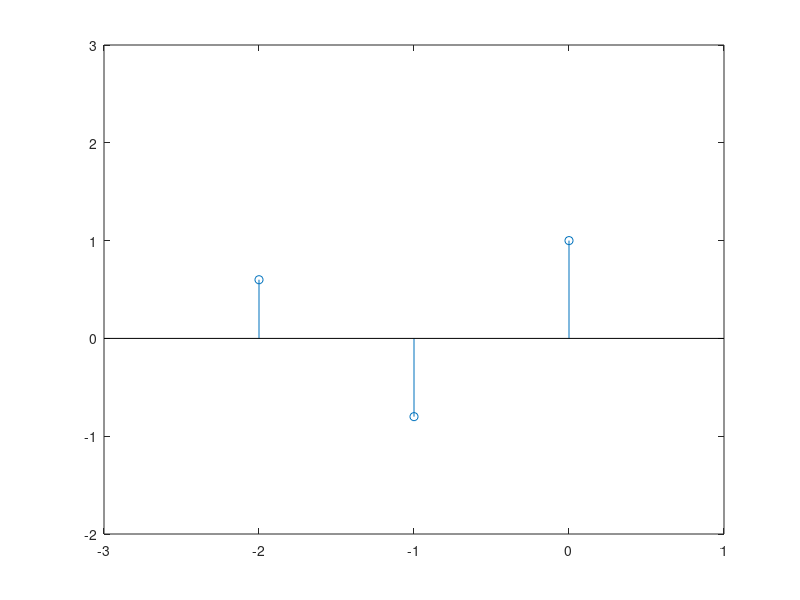
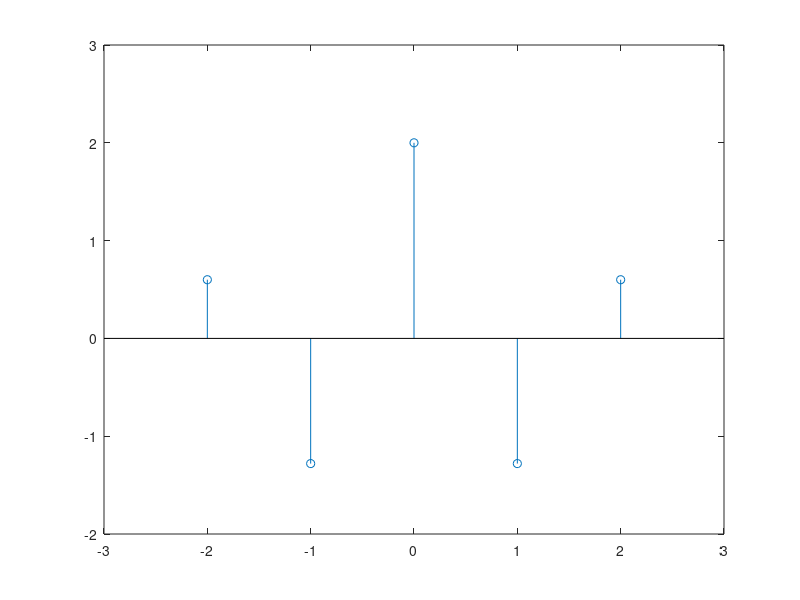
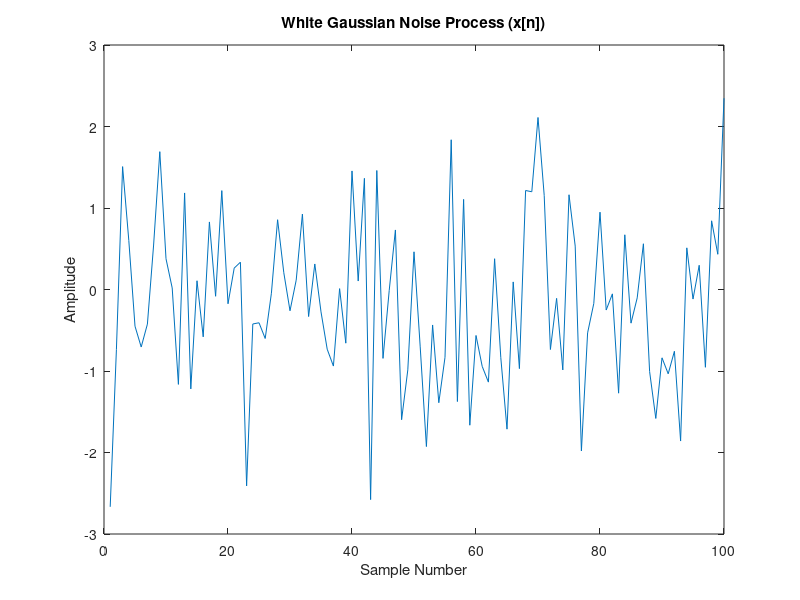
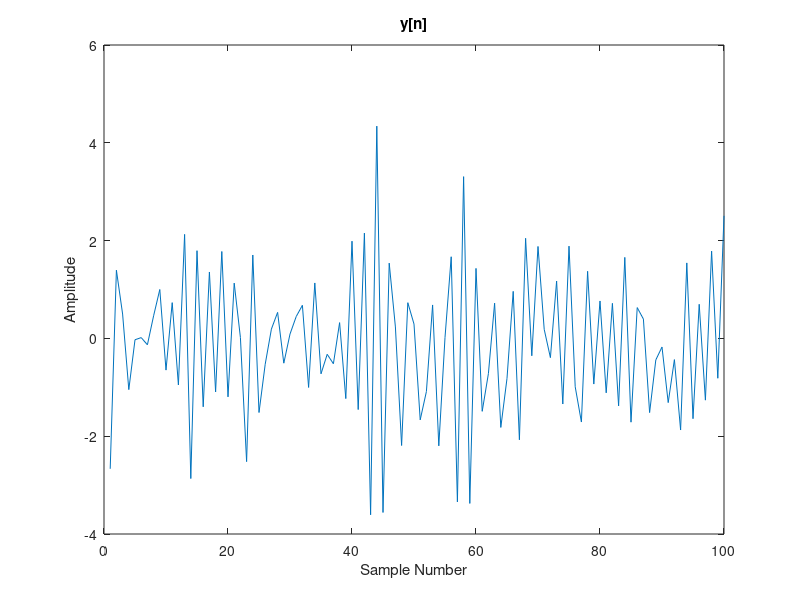

Write the MATLAB code that produced these figures, in order. (Note: this script raises an error after producing the figures.)
clc; close all; clear
mkdir results
addpath ../common/

rng(1)

sigma2 = 1;

h = [1 -.8 .6];

Rxx_idx = 0;
Rxx = sigma2;

Rxy = conv(conj(fliplr(h)), Rxx);
Ryy = conv(h, Rxy);

figure
Rxy_idx = (1-length(h)):0;
stem(Rxy_idx, Rxy)
xlim([-length(h), 1])
ylim([-2, 3])
exportgraphics(gcf, 'results/Rxy.pdf', 'Append', false);

figure
Ryy_idx = (1-length(h)):(length(h)-1);
stem(Ryy_idx, Ryy)
xlim([-length(h), length(h)])
ylim([-2, 3])
exportgraphics(gcf, 'results/Ryy.pdf', 'Append', false);



%%



% Number of samples (length of the process)
for N = [100, 10000]

% Process parameters
mean_value = 0;      % Mean
variance_value = 1;  % Variance

% Generate white Gaussian noise process
white_noise_process = sqrt(variance_value) * randn(N, 1) + mean_value;

% Plot the generated process
figure;
plot(white_noise_process);
title('White Gaussian Noise Process (x[n])');
xlabel('Sample Number');
ylabel('Amplitude');
exportgraphics(gcf, sprintf('results/white-noise-N%i.pdf', N), 'Append', false);

% Convolution to obtain y[n]
x = white_noise_process;
y = conv(x, h, "full");
y = y(1:length(x));

figure
plot(y);
xlabel('Sample Number');
ylabel('Amplitude');
title('y[n]');
exportgraphics(gcf, sprintf('results/yn-N%i.pdf', N), 'Append', false);



% Display the distribution of the process as a histogram
figure;
histogram(white_noise_process, 50);
title('Histogram of White Gaussian Noise Process');
xlabel('Value');
ylabel('Frequency');
exportgraphics(gcf, sprintf('results/white-noise-hist-N%i.pdf', N), 'Append', false);



% Autocorrelation of x[n]
R_x = xcorr(x, 'biased');

% Autocorrelation of y[n]
R_y = xcorr(y, 'biased');

% Cross-correlation between x[n] and y[n]
R_xy = xcorr(x, y, 'biased');

% Plotting
figure('units','normalized','outerposition',[0 .25 1 .75]);
ax = gca;
outerpos = ax.OuterPosition;
ti = ax.TightInset; 
left = outerpos(1) + 2.2*ti(1);
bottom = outerpos(2) + 2.2*ti(2);
ax_width = outerpos(3) - 2.2*ti(1) - ti(3);
ax_height = outerpos(4) - 2.2*ti(2) - ti(4);
ax.Position = [left bottom ax_width ax_height];
axis off
[subplot_axis, pos] = tight_subplot(3, 2, [0.15, 0.05], .1); 

axes(subplot_axis(1)); axis on; hold on
plot(-N+1:N-1, R_x);
title('Autocorrelation of x[n]');
xlabel('Lag (n)');
ylabel('Amplitude');

axes(subplot_axis(2)); axis on; hold on
plot(-N+1:N-1, R_x);
title('Autocorrelation of x[n]');
xlabel('Lag (n)');
ylabel('Amplitude');
stem(Rxx_idx, Rxx)
xlim([-10,10])

axes(subplot_axis(3)); axis on; hold on
plot(-N+1:N-1, R_y);
title('Autocorrelation of y[n]');
xlabel('Lag (n)');
ylabel('Amplitude');

axes(subplot_axis(4)); axis on; hold on
plot(-N+1:N-1, R_y);
title('Autocorrelation of y[n]');
xlabel('Lag (n)');
ylabel('Amplitude');
stem(Ryy_idx, Ryy)
xlim([-10,10])

axes(subplot_axis(5)); axis on; hold on
plot(-N+1:N-1, R_xy);
title('Cross-correlation between x[n] and y[n]');
xlabel('Lag (n)');
ylabel('Amplitude');

axes(subplot_axis(6)); axis on; hold on
plot(-N+1:N-1, R_xy);
title('Cross-correlation between x[n] and y[n]');
xlabel('Lag (n)');
ylabel('Amplitude');
stem(Rxy_idx, Rxy)
xlim([-10,10])
exportgraphics(gcf, sprintf('results/xcorr-N%i.pdf', N), 'Append', false);


% Theoretical Power Spectral Density of x[n]
S_xx = variance_value * ones(N, 1);  % Constant value for white noise

[H, w] = freqz(h, 1, N, 'whole');


% Calculate the Power Spectral Density of x[n] using Welch's method
window_length = max(floor(N/16), 25);     % Window length for Welch's method
overlap = floor(window_length/2);  % 50% overlap


[PSD_x, f] = pwelch(x, window_length, overlap, N, 1, 'centered');
PSD_x = fftshift(PSD_x); f = f + .5;
fftx = fft(x); Sx = abs(fftx).^2 / N;

% Plotting the PSD
figure('units','normalized','outerposition',[0 .25 1 .75]); axis off
[subplot_axis, pos] = tight_subplot(2, 1, [0.2, 0.05], .1);

axes(subplot_axis(1)); axis on; hold on
plot(w/(2*pi), Sx, "Color", .8*ones(1,3));
plot(f, PSD_x);
plot(w/(2*pi), S_xx, "LineWidth", 1, "Color", "blue");
ylim([0, max(PSD_x)*1.5])


title('Power Spectral Density of x[n]');
xlabel('Normalized Frequency (rad/sample)');
ylabel('S_{xx}(f)');

% Theoretical Power Spectral Density of y[n]
S_yy = abs(H).^2 * variance_value;

% Calculate the Power Spectral Density of x[n] using Welch's method
[PSD_y, f] = pwelch(y, window_length, overlap, N, 1, 'centered');
PSD_y = fftshift(PSD_y); f = f + .5;
ffty = fft(y); Sy = abs(ffty).^2 / N;



axes(subplot_axis(2)); axis on; hold on
plot(w/(2*pi), Sy, "Color", .8*ones(1,3));
plot(f, PSD_y);
plot(w/(2*pi), S_yy, "LineWidth", 1, "Color", "blue");
title('Power Spectral Density of y[n]');
xlabel('Normalized Frequency (rad/sample)');
ylabel('S_{yy}(f)');
ylim([0, max(PSD_y)*1.5])

exportgraphics(gcf, sprintf('results/psd-N%i.pdf', N), 'Append', false);


end




